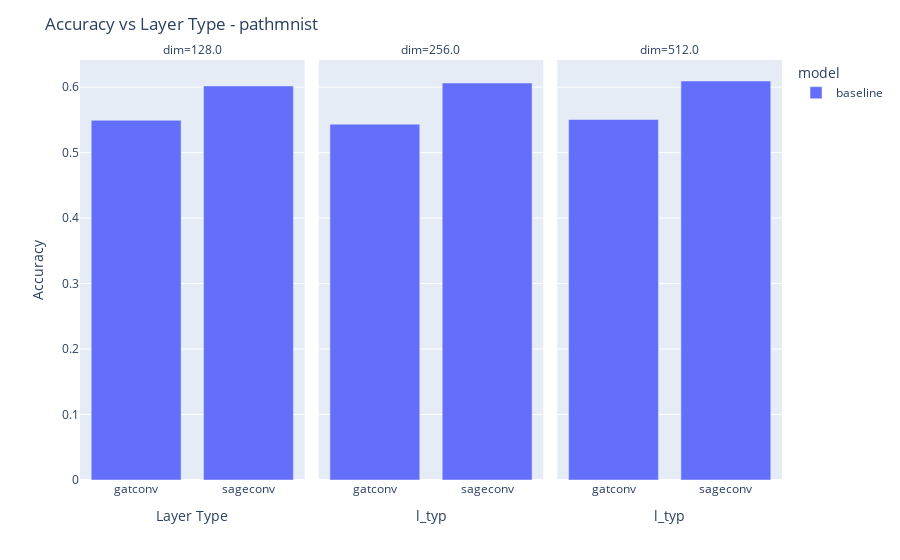

Here is the notebook cell this chart was saved with:
### Code cell
import plotly.express as px
import pandas as pd
data = pd.read_csv("/home/uz1/projects/GCN/GraphGym/run/results-deepsnap-cluster-grid-blood/example_graph_cluster_grid_example_cluster/agg/test_best.csv")
data2 = pd.read_csv("/home/uz1/projects/GCN/GraphGym/run/results/deepsnap-cluster-grid-blood/example_graph_cluster_grid_example_cluster/agg/test_best.csv")
#add a column to data2 to indicate that it is gnncluster
data2['model'] = 'gnncluster'
data['model'] = 'baseline'
data = pd.concat([data,data2])
print(data.head())
#gourp by l_typ and model and get mean
data = data.groupby(['l_typ','model','dim']).mean().reset_index()
#plot l_typ and dim vs accuracy with model as color - barplot with model 
fig = px.bar(data, x="l_typ", y="accuracy", color="model",barmode="group",facet_col="dim")
#xaxis is dim modify layout
fig.update_layout(xaxis_title="Layer Type",yaxis_title="Accuracy",title="Accuracy vs Layer Type - pathmnist ")
#modify xaxis ticks to be the same as dim
fig.update_xaxes(tickvals=data['l_typ'].unique())
#make the columns next to each other
fig.update_layout(barmode='group')
#add dim as columns
fig.show()

### Figure 1 — Plotly figure (JSON) as saved in the notebook; plotly's stock layout.template omitted (floating-point values rounded to 4 significant figures)
{"data": [{"alignmentgroup": "True", "hovertemplate": "model=baseline<br>dim=128.0<br>l_typ=%{x}<br>accuracy=%{y}<extra></extra>", "legendgroup": "baseline", "marker": {"color": "#636efa", "pattern": {"shape": ""}}, "name": "baseline", "offsetgroup": "baseline", "orientation": "v", "showlegend": true, "textposition": "auto", "type": "bar", "x": ["gatconv", "sageconv"], "xaxis": "x", "y": [0.5493, 0.6018], "yaxis": "y"}, {"alignmentgroup": "True", "hovertemplate": "model=baseline<br>dim=256.0<br>l_typ=%{x}<br>accuracy=%{y}<extra></extra>", "legendgroup": "baseline", "marker": {"color": "#636efa", "pattern": {"shape": ""}}, "name": "baseline", "offsetgroup": "baseline", "orientation": "v", "showlegend": false, "textposition": "auto", "type": "bar", "x": ["gatconv", "sageconv"], "xaxis": "x2", "y": [0.5435, 0.6063], "yaxis": "y2"}, {"alignmentgroup": "True", "hovertemplate": "model=baseline<br>dim=512.0<br>l_typ=%{x}<br>accuracy=%{y}<extra></extra>", "legendgroup": "baseline", "marker": {"color": "#636efa", "pattern": {"shape": ""}}, "name": "baseline", "offsetgroup": "baseline", "orientation": "v", "showlegend": false, "textposition": "auto", "type": "bar", "x": ["gatconv", "sageconv"], "xaxis": "x3", "y": [0.5506, 0.6094], "yaxis": "y3"}], "layout": {"annotations": [{"font": {}, "showarrow": false, "text": "dim=128.0", "x": 0.16, "xanchor": "center", "xref": "paper", "y": 1, "yanchor": "bottom", "yref": "paper"}, {"font": {}, "showarrow": false, "text": "dim=256.0", "x": 0.5, "xanchor": "center", "xref": "paper", "y": 1, "yanchor": "bottom", "yref": "paper"}, {"font": {}, "showarrow": false, "text": "dim=512.0", "x": 0.84, "xanchor": "center", "xref": "paper", "y": 1, "yanchor": "bottom", "yref": "paper"}], "barmode": "group", "legend": {"title": {"text": "model"}, "tracegroupgap": 0}, "margin": {"t": 60}, "title": {"text": "Accuracy vs Layer Type - pathmnist "}, "xaxis": {"anchor": "y", "domain": [0, 0.32], "tickvals": ["gatconv", "sageconv"], "title": {"text": "Layer Type"}}, "xaxis2": {"anchor": "y2", "domain": [0.34, 0.66], "matches": "x", "tickvals": ["gatconv", "sageconv"], "title": {"text": "l_typ"}}, "xaxis3": {"anchor": "y3", "domain": [0.68, 1.0], "matches": "x", "tickvals": ["gatconv", "sageconv"], "title": {"text": "l_typ"}}, "yaxis": {"anchor": "x", "domain": [0, 1], "title": {"text": "Accuracy"}}, "yaxis2": {"anchor": "x2", "domain": [0, 1], "matches": "y", "showticklabels": false}, "yaxis3": {"anchor": "x3", "domain": [0, 1], "matches": "y", "showticklabels": false}}}
